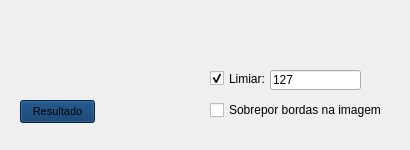
<?xml version="1.0" encoding="UTF-8"?>
<ui version="4.0">
 <class>Form</class>
 <widget class="QWidget" name="Form">
  <property name="geometry">
   <rect>
    <x>0</x>
    <y>0</y>
    <width>410</width>
    <height>150</height>
   </rect>
  </property>
  <property name="minimumSize">
   <size>
    <width>410</width>
    <height>150</height>
   </size>
  </property>
  <property name="maximumSize">
   <size>
    <width>420</width>
    <height>180</height>
   </size>
  </property>
  <property name="windowTitle">
   <string>Form</string>
  </property>
  <property name="styleSheet">
   <string notr="true"/>
  </property>
  <widget class="QPushButton" name="pushButton">
   <property name="geometry">
    <rect>
     <x>20</x>
     <y>100</y>
     <width>75</width>
     <height>23</height>
    </rect>
   </property>
   <property name="font">
    <font>
     <family>MS Shell Dlg 2</family>
     <pointsize>8</pointsize>
     <weight>9</weight>
     <italic>false</italic>
     <bold>false</bold>
    </font>
   </property>
   <property name="autoFillBackground">
    <bool>false</bool>
   </property>
   <property name="styleSheet">
    <string notr="true">background-color: rgb(0, 50, 100);
font: 75 8pt &quot;MS Shell Dlg 2&quot;;</string>
   </property>
   <property name="text">
    <string>Resultado</string>
   </property>
  </widget>
  <widget class="QCheckBox" name="checkBox_sobrepor">
   <property name="geometry">
    <rect>
     <x>210</x>
     <y>100</y>
     <width>181</width>
     <height>20</height>
    </rect>
   </property>
   <property name="text">
    <string>Sobrepor bordas na imagem</string>
   </property>
  </widget>
  <widget class="QCheckBox" name="checkBox_limiar">
   <property name="geometry">
    <rect>
     <x>210</x>
     <y>70</y>
     <width>70</width>
     <height>17</height>
    </rect>
   </property>
   <property name="text">
    <string>Limiar:</string>
   </property>
   <property name="checked">
    <bool>true</bool>
   </property>
  </widget>
  <widget class="QLineEdit" name="lineEdit_limiar">
   <property name="geometry">
    <rect>
     <x>270</x>
     <y>70</y>
     <width>91</width>
     <height>20</height>
    </rect>
   </property>
   <property name="text">
    <string>127</string>
   </property>
  </widget>
 </widget>
 <resources/>
 <connections>
  <connection>
   <sender>checkBox_limiar</sender>
   <signal>toggled(bool)</signal>
   <receiver>lineEdit_limiar</receiver>
   <slot>setEnabled(bool)</slot>
   <hints>
    <hint type="sourcelabel">
     <x>244</x>
     <y>78</y>
    </hint>
    <hint type="destinationlabel">
     <x>315</x>
     <y>79</y>
    </hint>
   </hints>
  </connection>
 </connections>
</ui>
